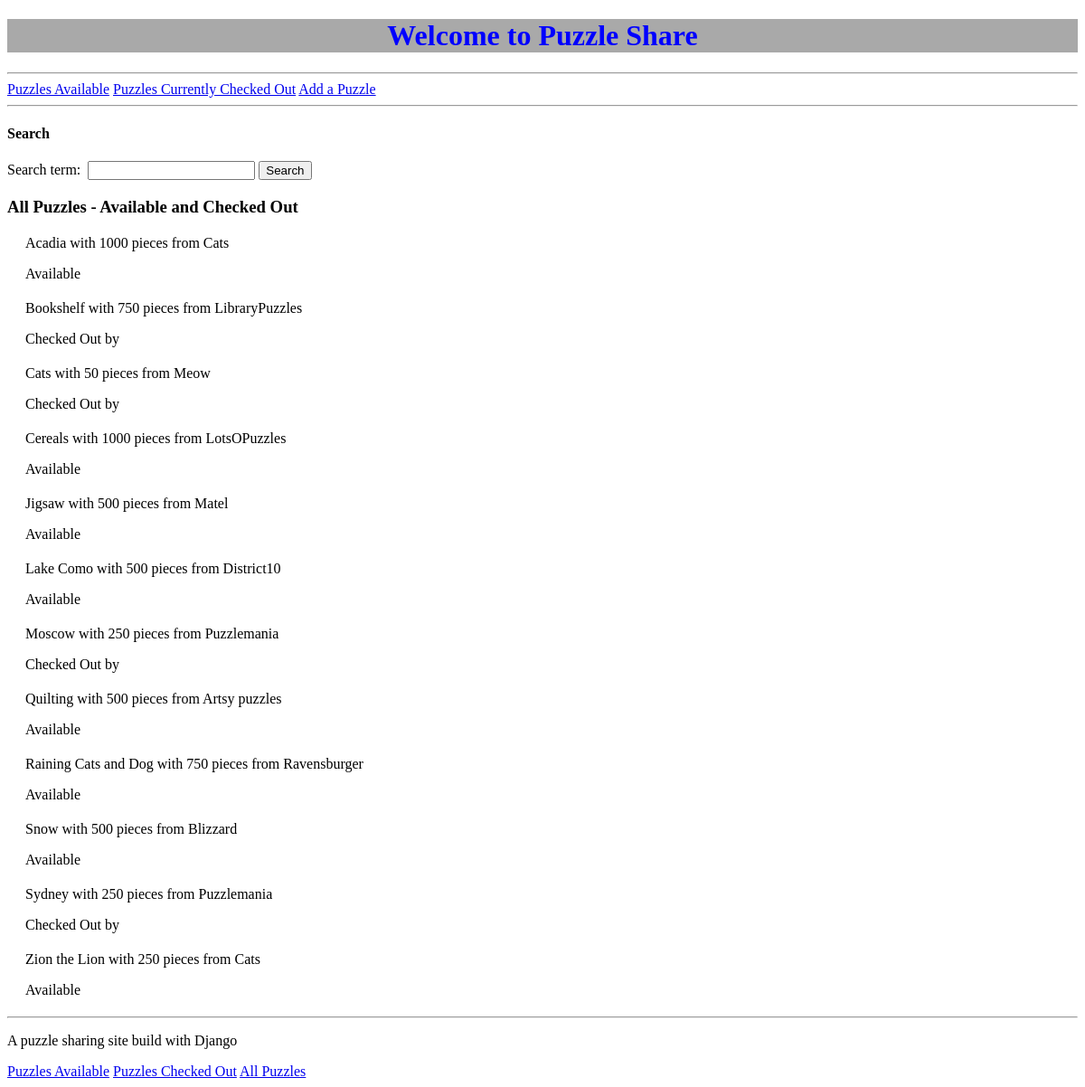
The app's page /, older data.
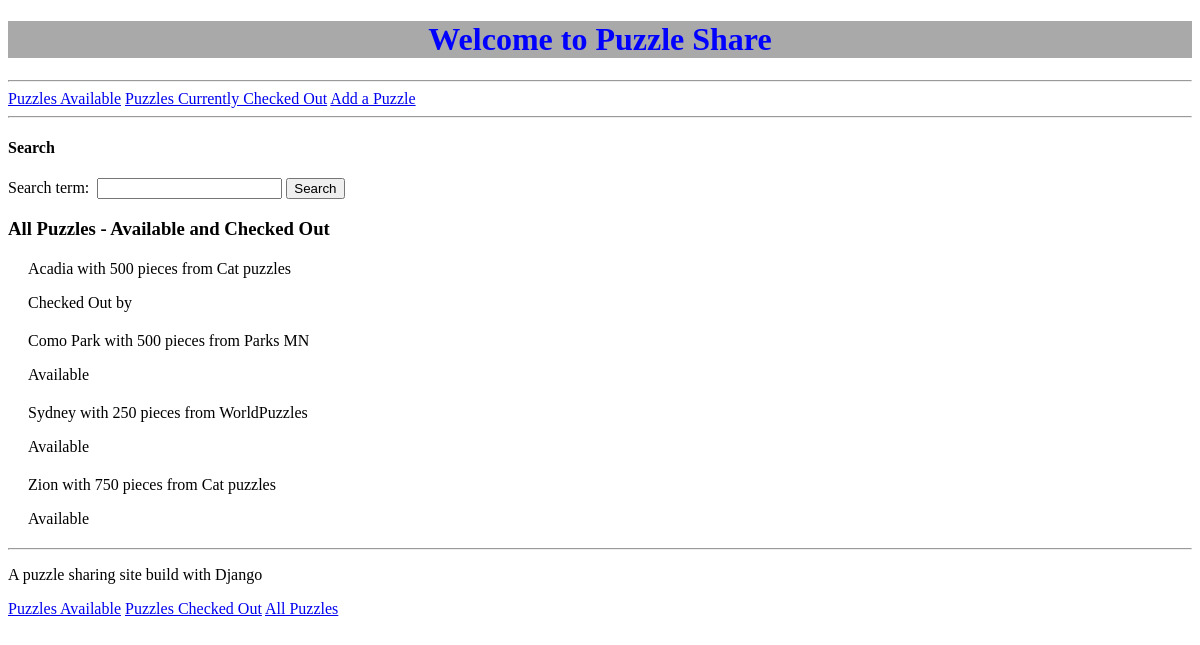
The same page, newer data.
### puzzle_share/models.py (models this page shows)
class Puzzle(models.Model):
    PIECES = (
        (50,  ('50 pieces or less')),
        (100, ('100 pieces')),
        (250, ('250 pieces')),
        (500, ('500 pieces')),
        (750, ('750 pieces')),
        (1000, ('1000 pieces'))
    )
    STATUS=(
        (1, ('Available to borrow')),
        (2, ('Borrowed by someone')),
    )
    name = models.CharField(max_length=20)
    pieces = models.PositiveSmallIntegerField(choices=PIECES, default= 500,)
    company = models.CharField(max_length=20)#, help_text = 'Enter name of puzzle manufacturer')
    status = models.PositiveSmallIntegerField(choices=STATUS, default=1,)
    owner_last_name = models.CharField(max_length=20)
    user_last_name = models.CharField(max_length=20, default = "")
    class Meta:
        unique_together = [['name', 'pieces', 'company']]
    def __str__(self):
        return f'{self.name} with {self.pieces} pieces from {self.company}'

### puzzle_share/views.py (the view)
# urls.py: path('', views.puzzle_list, name='puzzle_list'),
def puzzle_list(request):
    search_form = SearchForm(request.GET)
    if search_form.is_valid():
        search_term = search_form.cleaned_data['search_term']
        puzzles = Puzzle.objects.filter(name__icontains=search_term).order_by('name')
    else:
        search_form = SearchForm()
        puzzles = Puzzle.objects.order_by('name')
    return render(request, 'puzzle_share/puzzlelist.html', {'puzzles': puzzles, 'search_form': search_form})

### puzzle_share/forms.py
class SearchForm(forms.Form):
    search_term = forms.CharField()

### puzzle_share/templates/puzzle_share/puzzlelist.html
{% extends 'puzzle_share/base.html' %}
{% block content %}
<a class = "nav-link" href="{% url 'puzzles_available' %}">Puzzles Available</a>
<a class = "nav-link" href="{% url 'puzzles_checked_out' %}"> Puzzles Currently Checked Out</a>
<a class = "nav-link" href="{% url 'add_puzzle' %}">Add a Puzzle</a>
<hr>
<h4>Search</h4>
<form method="GET" action="{% url 'puzzle_list' %}">
    {{ search_form }}
    <button type="submit">Search</button>
</form>
<h3> All Puzzles - Available and Checked Out</h3>
{% for puzzle in puzzles %}
<div class="puzzlelist-puzzle">
   <span class = "puzzle-details"> {{ puzzle }}</span>
    {% if puzzle.status == 1 %}
    <p>Available</p>
    {% endif %}
    {% if puzzle.status == 2 %}
    <p>Checked Out by {{ puzzle.user_last_name }}</p>
    {% endif %}
</div>
{% empty %}
<P> No puzzles match search term</P>
{% endfor %}
{% endblock %}

### puzzle_share/templates/puzzle_share/base.html (shortened to what this page needs)
{% load static %}
<!DOCTYPE html>
<html>
    <head>
        <link rel="stylesheet" href="https://unpkg.com/sakura.css/css/sakura.css" type="text/css">
        <link rel="stylesheet" href="{% static 'css/style.css' %}" type="text/css">
    </head>
    <body>
        <h1 id="site-header"> Welcome to Puzzle Share</h1>
<hr>
        {% block content %}
        {% endblock %}
        <hr>
    <div>
        <p>A puzzle sharing site build with Django</p>
        <a class = "nav-link" href="{% url 'puzzles_available' %}">Puzzles Available</a>
        <a class = "nav-link" href="{% url 'puzzles_checked_out' %}">Puzzles Checked Out</a>
        <a class = "nav-link" href="{% url 'puzzle_list' %}">All Puzzles</a>
    </div>
    </body>
</html>

### puzzle_share/static/css/style.css (style rules this page uses)
span.puzzle-details { display: inline-block; width: 70% }
div.puzzlelist-puzzle { margin: 20px; }
label { display: inline-block; padding-right: 8px; }
a.nav-link { padding-right: 40 px; }
#site-header { background-color: darkgray; color: blue; padding: 40px 0 40px 0 px; text-align: center; }

Row changes from the older to the newer data that the page shows:
removed Puzzle: name+pieces+company "Acadia with 1000 pieces from Cats", status "Available"
removed Puzzle: name+pieces+company "Bookshelf with 750 pieces from LibraryPuzzles"
removed Puzzle: name+pieces+company "Cats with 50 pieces from Meow"
removed Puzzle: name+pieces+company "Jigsaw with 500 pieces from Matel", status "Available"
removed Puzzle: name+pieces+company "Lake Como with 500 pieces from District10", status "Available"
removed Puzzle: name+pieces+company "Moscow with 250 pieces from Puzzlemania"
removed Puzzle: name+pieces+company "Raining Cats and Dog with 750 pieces from Ravensburger", status "Available"
removed Puzzle: name+pieces+company "Snow with 500 pieces from Blizzard", status "Available"
removed Puzzle: name+pieces+company "Zion the Lion with 250 pieces from Cats", status "Available"
changed Puzzle: name+pieces+company "Sydney with 250 pieces from Puzzlemania" → "Acadia with 500 pieces from Cat puzzles"; moves up the list
added Puzzle: name+pieces+company "Como Park with 500 pieces from Parks MN", status "Available"
changed Puzzle: name+pieces+company "Cereals with 1000 pieces from LotsOPuzzles" → "Sydney with 250 pieces from WorldPuzzles"
changed Puzzle: name+pieces+company "Quilting with 500 pieces from Artsy puzzles" → "Zion with 750 pieces from Cat puzzles"
